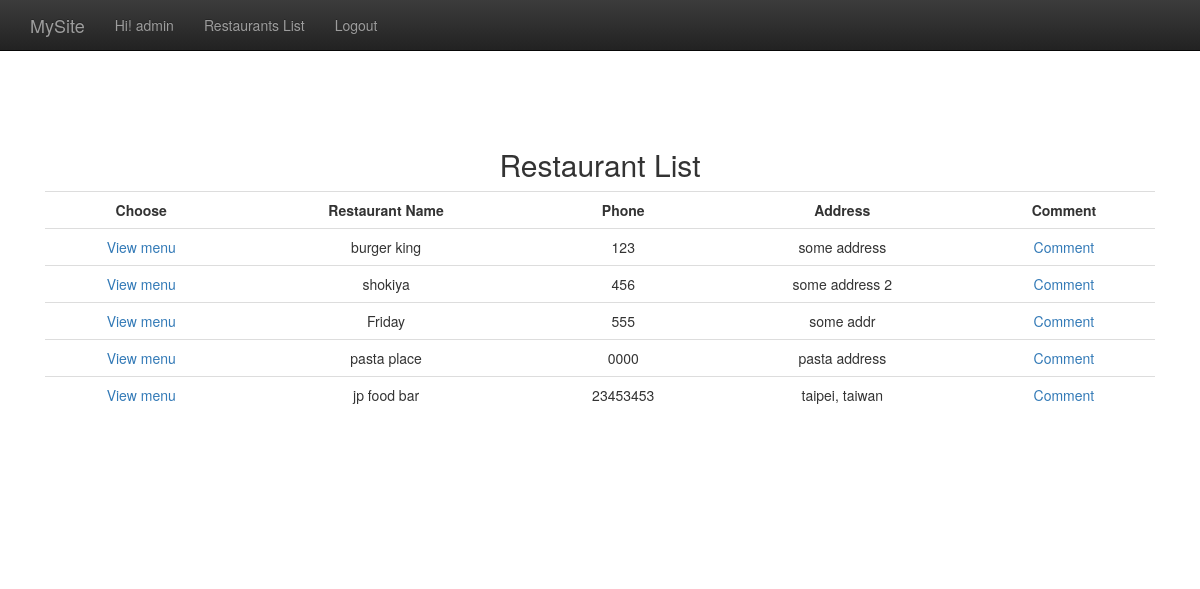
Screenshot of /restaurants_list/ (signed in) with the database file from the repository.
### restaurants/models.py (models this page shows, shortened)
class Restaurant(models.Model):
    name = models.CharField(max_length=20)
    phone_number = models.CharField(max_length=15)
    address = models.CharField(max_length=50, blank=True)

### restaurants/views.py (the view)
# urls.py: url(r'^restaurants_list/$', login_required(RestaurantView.as_view())),
class RestaurantView(ListView):
    model = Restaurant
    template_name = 'restaurants_list.html'
    context_object_name = "restaurants"

### restaurants/templates/restaurants_list.html (shortened to what this page needs)
{% extends "base.html" %}
{% block content %}
        <h2>Restaurant List</h2>
        <form action="/menu/" method="get">
        <table class="table table-hover">
            <tr>
                <th>Choose</th>
                <th>Restaurant Name</th>
                <th>Phone</th>
                <th>Address</th>
                <th>Comment</th>
            </tr>
            {% for r in restaurants %}
            <tr>
                 <td> <a href="/menu/{{r.id}}"> View menu </td>
                <td> {{ r.name }} </td>
                <td> {{ r.phone_number }} </td>
                <td> {{ r.address }} </td>
                <td> <a href="/comment/{{r.id}}/"> Comment </a> </td>
            </tr>
            {% endfor %}
        </table>
        </form>
{% endblock %}

### templates/base.html (shortened to what this page needs)
<!doctype html>
<html>
    <head>
        <link rel="stylesheet" href="https://maxcdn.bootstrapcdn.com/bootstrap/3.3.1/css/bootstrap.min.css">
        <link rel="stylesheet" href="https://maxcdn.bootstrapcdn.com/bootstrap/3.3.1/css/bootstrap-theme.min.css">
    </head>
    <body>
        <nav class="navbar navbar-inverse navbar-fixed-top" role="navigation">
            <div class="container">
                <div class="navbar-header">
                    <a class="navbar-brand" href="#">MySite</a>
                </div>
                <div id="navbar" class="collapse navbar-collapse">
                    <ul class="nav navbar-nav">
                        {% if request.user.is_authenticated %}
                            <li><a href="#">Hi! {{ request.user }}</a></li>
                            <li><a href="/restaurants_list/">Restaurants List</a></li>
                            <li><a href="/accounts/logout/">Logout</a></li>
                        {% else %}
                            <li><a href="/accounts/login/">Login</a></li>
                            <li><a href="/accounts/register/">Register</a></li>
                        {% endif %}
                    </ul>
                </div>
            </div>
        </nav>
        <div class="container">
            <div class="center_padding">
                {% block content %} {% endblock %}
            </div>
        </div>
    </body>
</html>

### templates/base.html (style rules this page uses)
th { text-align: center; }
div.center_padding { text-align: center; padding: 128px 15px; }

### rows the page displays
Restaurant: name "burger king", phone_number "123", address "some address"
Restaurant: name "shokiya", phone_number "456", address "some address 2"
Restaurant: name "Friday", phone_number "555", address "some addr"
Restaurant: name "pasta place", phone_number "0000", address "pasta address"
Restaurant: name "jp food bar", phone_number "23453453", address "taipei, taiwan"

### other values shown
{{ request.user }} "admin"
